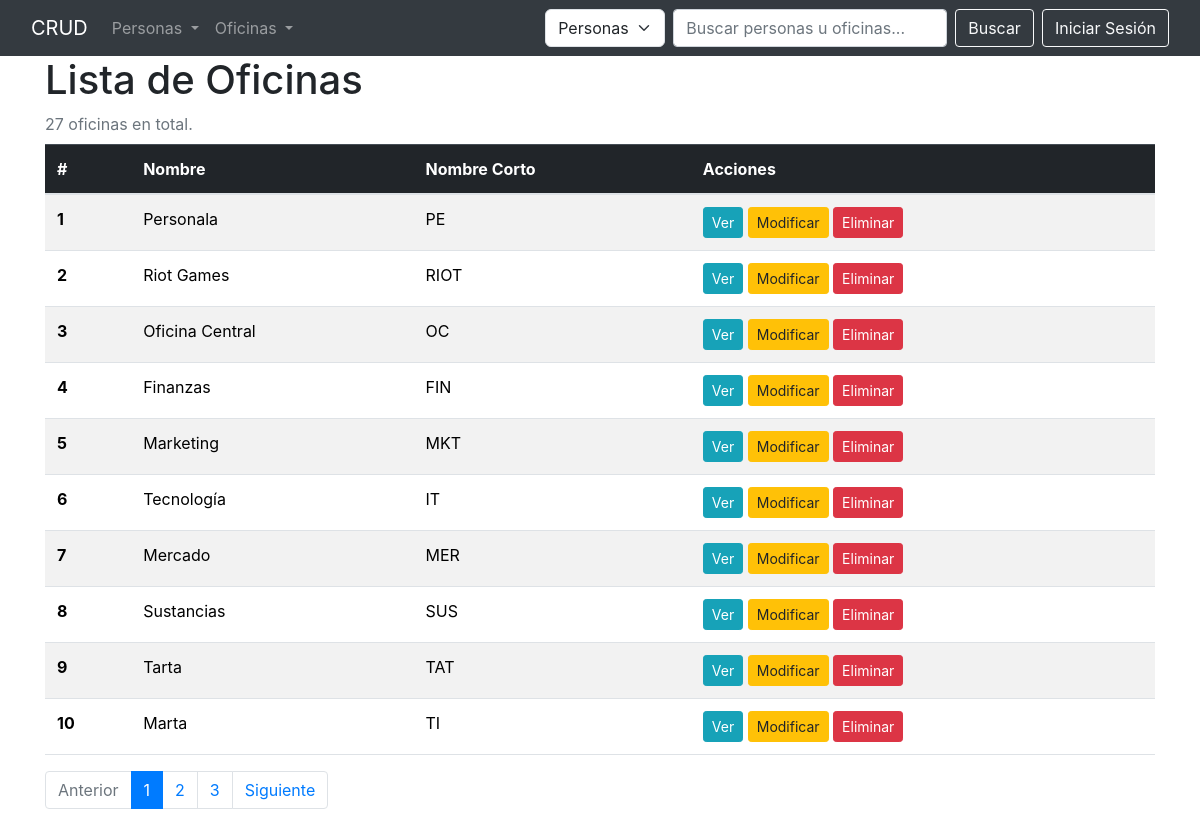
Page /oficina/lista/ on the committed database.
### oficina/models.py (models this page shows, shortened)
class Oficina(models.Model):
    nombre = models.CharField(max_length=50,unique=True)
    nombre_corto = models.CharField(max_length=10,unique=True,
     help_text="Nombre corto de la oficina (ADM, JAS,MARK, etc)"
    ,validators = [Validacion_nombre_corto])
    class Meta:
        verbose_name = 'Oficina'
        verbose_name_plural = 'Oficinas'

### oficina/views.py (the view)
class OficinaListView(ListView):
    model = Oficina
    template_name = "oficina/lista.html"
    context_object_name = "oficinas"
    paginate_by = 10

### templates/oficina/lista.html
{% extends 'base.html' %}
{% block content %}
<h1>Lista de Oficinas</h1>
<p class="mb-2 text-muted">
    {{ page_obj.paginator.count }} oficinas en total.
</p>
<div class="table-responsive">
  <table class="table table-striped">
    <thead class="table-dark">
      <tr>
        <th scope="col">#</th>
        <th scope="col">Nombre</th>
        <th scope="col">Nombre Corto</th>
        <th scope="col">Acciones</th>
      </tr>
    </thead>
    <tbody>
      {% for oficina in oficinas %}
        <tr>
          <th scope="row">{{ forloop.counter0|add:page_obj.start_index }}</th>
          <td>{{ oficina.nombre }}</td>
          <td>{{ oficina.nombre_corto }}</td>
          <td>
            <a href="{% url 'oficina:detalle' oficina.pk %}" class="btn btn-info btn-sm">Ver</a>
            <a href="{% url 'oficina:actualizar' oficina.pk %}" class="btn btn-warning btn-sm">Modificar</a>
            <a href="{% url 'oficina:eliminar' oficina.pk %}" class="btn btn-danger btn-sm">Eliminar</a>
          </td>
        </tr>
      {% endfor %}
    </tbody>
  </table>
</div>
<div class="pagination">
  {% include 'paginator.html' %}
</div>
{% endblock content %}

### rows in the picture
Oficina: nombre "Personala", nombre_corto "PE"
Oficina: nombre "Riot Games", nombre_corto "RIOT"
Oficina: nombre "Oficina Central", nombre_corto "OC"
Oficina: nombre "Finanzas", nombre_corto "FIN"
Oficina: nombre "Marketing", nombre_corto "MKT"
Oficina: nombre "Tecnología", nombre_corto "IT"
Oficina: nombre "Mercado", nombre_corto "MER"
Oficina: nombre "Sustancias", nombre_corto "SUS"
Oficina: nombre "Tarta", nombre_corto "TAT"
Oficina: nombre "Marta", nombre_corto "TI"

### other values in the picture
{{ page_obj.paginator.count }} "27"
{{ num }} "1"
{{ num }} "2" "3"
